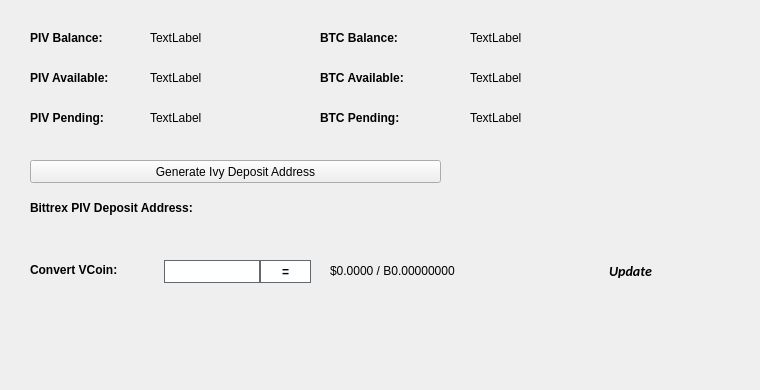
   <widget class="QWidget" name="BalanceTab">
    <attribute name="title">
     <string>Balance</string>
    </attribute>
    <widget class="QLabel" name="BitcoinBalanceLabel">
     <property name="geometry">
      <rect>
       <x>470</x>
       <y>30</y>
       <width>150</width>
       <height>16</height>
      </rect>
     </property>
     <property name="text">
      <string>TextLabel</string>
     </property>
    </widget>
    <widget class="QLabel" name="PIVBalanceLabel">
     <property name="geometry">
      <rect>
       <x>150</x>
       <y>30</y>
       <width>150</width>
       <height>16</height>
      </rect>
     </property>
     <property name="text">
      <string>TextLabel</string>
     </property>
    </widget>
    <widget class="QLabel" name="label_11">
     <property name="geometry">
      <rect>
       <x>30</x>
       <y>30</y>
       <width>101</width>
       <height>16</height>
      </rect>
     </property>
     <property name="font">
      <font>
       <weight>75</weight>
       <bold>true</bold>
      </font>
     </property>
     <property name="text">
      <string>PIV Balance:</string>
     </property>
    </widget>
    <widget class="QLabel" name="label_12">
     <property name="geometry">
      <rect>
       <x>320</x>
       <y>30</y>
       <width>101</width>
       <height>16</height>
      </rect>
     </property>
     <property name="font">
      <font>
       <weight>75</weight>
       <bold>true</bold>
      </font>
     </property>
     <property name="text">
      <string>BTC Balance:</string>
     </property>
    </widget>
    <widget class="QLabel" name="PIVAvailableLabel_2">
     <property name="geometry">
      <rect>
       <x>150</x>
       <y>70</y>
       <width>150</width>
       <height>16</height>
      </rect>
     </property>
     <property name="text">
      <string>TextLabel</string>
     </property>
    </widget>
    <widget class="QLabel" name="label_13">
     <property name="geometry">
      <rect>
       <x>30</x>
       <y>70</y>
       <width>111</width>
       <height>16</height>
      </rect>
     </property>
     <property name="font">
      <font>
       <weight>75</weight>
       <bold>true</bold>
      </font>
     </property>
     <property name="text">
      <string>PIV Available:</string>
     </property>
    </widget>
    <widget class="QLabel" name="label_14">
     <property name="geometry">
      <rect>
       <x>30</x>
       <y>110</y>
       <width>101</width>
       <height>16</height>
      </rect>
     </property>
     <property name="font">
      <font>
       <weight>75</weight>
       <bold>true</bold>
      </font>
     </property>
     <property name="text">
      <string>PIV Pending:</string>
     </property>
    </widget>
    <widget class="QLabel" name="PIVPendingLabel">
     <property name="geometry">
      <rect>
       <x>150</x>
       <y>110</y>
       <width>150</width>
       <height>16</height>
      </rect>
     </property>
     <property name="text">
      <string>TextLabel</string>
     </property>
    </widget>
    <widget class="QLabel" name="label_15">
     <property name="geometry">
      <rect>
       <x>320</x>
       <y>70</y>
       <width>111</width>
       <height>16</height>
      </rect>
     </property>
     <property name="font">
      <font>
       <weight>75</weight>
       <bold>true</bold>
      </font>
     </property>
     <property name="text">
      <string>BTC Available:</string>
     </property>
    </widget>
    <widget class="QLabel" name="BitcoinAvailableLabel">
     <property name="geometry">
      <rect>
       <x>470</x>
       <y>70</y>
       <width>150</width>
       <height>16</height>
      </rect>
     </property>
     <property name="text">
      <string>TextLabel</string>
     </property>
    </widget>
    <widget class="QLabel" name="label_31">
     <property name="geometry">
      <rect>
       <x>320</x>
       <y>110</y>
       <width>111</width>
       <height>16</height>
      </rect>
     </property>
     <property name="font">
      <font>
       <weight>75</weight>
       <bold>true</bold>
      </font>
     </property>
     <property name="text">
      <string>BTC Pending:</string>
     </property>
    </widget>
    <widget class="QLabel" name="BitcoinPendingLabel">
     <property name="geometry">
      <rect>
       <x>470</x>
       <y>110</y>
       <width>150</width>
       <height>16</height>
      </rect>
     </property>
     <property name="text">
      <string>TextLabel</string>
     </property>
    </widget>
    <widget class="QLabel" name="label_33">
     <property name="geometry">
      <rect>
       <x>30</x>
       <y>200</y>
       <width>221</width>
       <height>16</height>
      </rect>
     </property>
     <property name="font">
      <font>
       <weight>75</weight>
       <bold>true</bold>
      </font>
     </property>
     <property name="text">
      <string>Bittrex PIV Deposit Address:</string>
     </property>
    </widget>
    <widget class="QPushButton" name="GenDepositBTN">
     <property name="geometry">
      <rect>
       <x>30</x>
       <y>160</y>
       <width>411</width>
       <height>23</height>
      </rect>
     </property>
     <property name="text">
      <string>Generate Ivy Deposit Address</string>
     </property>
     <property name="icon">
      <iconset resource="../ivy.qrc">
       <normaloff>:/icons/bitcoin</normaloff>:/icons/bitcoin</iconset>
     </property>
    </widget>
    <widget class="QLabel" name="DepositAddressLabel">
     <property name="geometry">
      <rect>
       <x>200</x>
       <y>200</y>
       <width>261</width>
       <height>16</height>
      </rect>
     </property>
     <property name="palette">
      <palette>
       <active>
        <colorrole role="WindowText">
         <brush brushstyle="SolidPattern">
          <color alpha="255">
           <red>0</red>
           <green>0</green>
           <blue>0</blue>
          </color>
         </brush>
        </colorrole>
        <colorrole role="Text">
         <brush brushstyle="SolidPattern">
          <color alpha="255">
           <red>0</red>
           <green>0</green>
           <blue>255</blue>
          </color>
         </brush>
        </colorrole>
       </active>
       <inactive>
        <colorrole role="WindowText">
         <brush brushstyle="SolidPattern">
          <color alpha="255">
           <red>0</red>
           <green>0</green>
           <blue>0</blue>
          </color>
         </brush>
        </colorrole>
        <colorrole role="Text">
         <brush brushstyle="SolidPattern">
          <color alpha="255">
           <red>0</red>
           <green>0</green>
           <blue>255</blue>
          </color>
         </brush>
        </colorrole>
       </inactive>
       <disabled>
        <colorrole role="WindowText">
         <brush brushstyle="SolidPattern">
          <color alpha="255">
           <red>120</red>
           <green>120</green>
           <blue>120</blue>
          </color>
         </brush>
        </colorrole>
        <colorrole role="Text">
         <brush brushstyle="SolidPattern">
          <color alpha="255">
           <red>120</red>
           <green>120</green>
           <blue>120</blue>
          </color>
         </brush>
        </colorrole>
       </disabled>
      </palette>
     </property>
     <property name="font">
      <font>
       <weight>75</weight>
       <bold>true</bold>
      </font>
     </property>
     <property name="text">
      <string/>
     </property>
     <property name="alignment">
      <set>Qt::AlignRight|Qt::AlignTrailing|Qt::AlignVCenter</set>
     </property>
     <property name="textInteractionFlags">
      <set>Qt::LinksAccessibleByMouse|Qt::TextSelectableByKeyboard|Qt::TextSelectableByMouse</set>
     </property>
    </widget>
    <widget class="QLabel" name="label_8">
     <property name="geometry">
      <rect>
       <x>460</x>
       <y>300</y>
       <width>281</width>
       <height>81</height>
      </rect>
     </property>
     <property name="text">
      <string/>
     </property>
     <property name="pixmap">
      <pixmap>:/images/bittrex</pixmap>
     </property>
    </widget>
    <widget class="QWidget" name="widgetConversion" native="true">
     <property name="geometry">
      <rect>
       <x>0</x>
       <y>250</y>
       <width>751</width>
       <height>43</height>
      </rect>
     </property>
     <property name="minimumSize">
      <size>
       <width>0</width>
       <height>43</height>
      </size>
     </property>
     <property name="styleSheet">
      <string notr="true"/>
     </property>
     <widget class="QPushButton" name="btnUpdateMarketData">
      <property name="geometry">
       <rect>
        <x>575</x>
        <y>0</y>
        <width>111</width>
        <height>41</height>
       </rect>
      </property>
      <property name="sizePolicy">
       <sizepolicy hsizetype="Expanding" vsizetype="Expanding">
        <horstretch>0</horstretch>
        <verstretch>0</verstretch>
       </sizepolicy>
      </property>
      <property name="font">
       <font>
        <family>calibri</family>
        <pointsize>-1</pointsize>
        <weight>75</weight>
        <italic>true</italic>
        <bold>true</bold>
       </font>
      </property>
      <property name="styleSheet">
       <string notr="true">margin:0px;text-align:center;padding:2px;border-radius:3px;font-style:italic;width:100px;font-size:14px;font-family:calibri;font-weight:600;</string>
      </property>
      <property name="text">
       <string>Update</string>
      </property>
      <property name="iconSize">
       <size>
        <width>150</width>
        <height>35</height>
       </size>
      </property>
      <property name="autoDefault">
       <bool>true</bool>
      </property>
      <property name="default">
       <bool>true</bool>
      </property>
     </widget>
     <widget class="QLabel" name="lblConvertVCoin">
      <property name="geometry">
       <rect>
        <x>30</x>
        <y>10</y>
        <width>131</width>
        <height>20</height>
       </rect>
      </property>
      <property name="styleSheet">
       <string notr="true"/>
      </property>
      <property name="text">
       <string>&lt;html&gt;&lt;head/&gt;&lt;body&gt;&lt;p&gt;&lt;span style=&quot; font-weight:600;&quot;&gt;Convert VCoin:&lt;/span&gt;&lt;/p&gt;&lt;/body&gt;&lt;/html&gt;</string>
      </property>
     </widget>
     <widget class="QLineEdit" name="txtConvertVCoinQty">
      <property name="geometry">
       <rect>
        <x>160</x>
        <y>10</y>
        <width>100</width>
        <height>23</height>
       </rect>
      </property>
      <property name="minimumSize">
       <size>
        <width>100</width>
        <height>23</height>
       </size>
      </property>
      <property name="maximumSize">
       <size>
        <width>100</width>
        <height>16777215</height>
       </size>
      </property>
      <property name="styleSheet">
       <string notr="true">border: 1px solid #61696c;margin-left:4px;</string>
      </property>
     </widget>
     <widget class="QPushButton" name="btnConvertIvy">
      <property name="geometry">
       <rect>
        <x>260</x>
        <y>10</y>
        <width>51</width>
        <height>23</height>
       </rect>
      </property>
      <property name="minimumSize">
       <size>
        <width>0</width>
        <height>23</height>
       </size>
      </property>
      <property name="styleSheet">
       <string notr="true">border:1px solid #61696c;background:white;font-weight:600;</string>
      </property>
      <property name="text">
       <string>=</string>
      </property>
     </widget>
     <widget class="QLabel" name="lblConvertVCoinResults">
      <property name="geometry">
       <rect>
        <x>330</x>
        <y>0</y>
        <width>201</width>
        <height>41</height>
       </rect>
      </property>
      <property name="styleSheet">
       <string notr="true"/>
      </property>
      <property name="text">
       <string>$0.0000 / B0.00000000</string>
      </property>
     </widget>
     <widget class="QLabel" name="iconOverviewUpdateWait">
      <property name="geometry">
       <rect>
        <x>670</x>
        <y>10</y>
        <width>24</width>
        <height>24</height>
       </rect>
      </property>
      <property name="text">
       <string/>
      </property>
      <property name="pixmap">
       <pixmap resource="../ivy.qrc">:/icons/transaction_1</pixmap>
      </property>
      <property name="scaledContents">
       <bool>true</bool>
      </property>
      <property name="alignment">
       <set>Qt::AlignCenter</set>
      </property>
     </widget>
    </widget>
   </widget>
